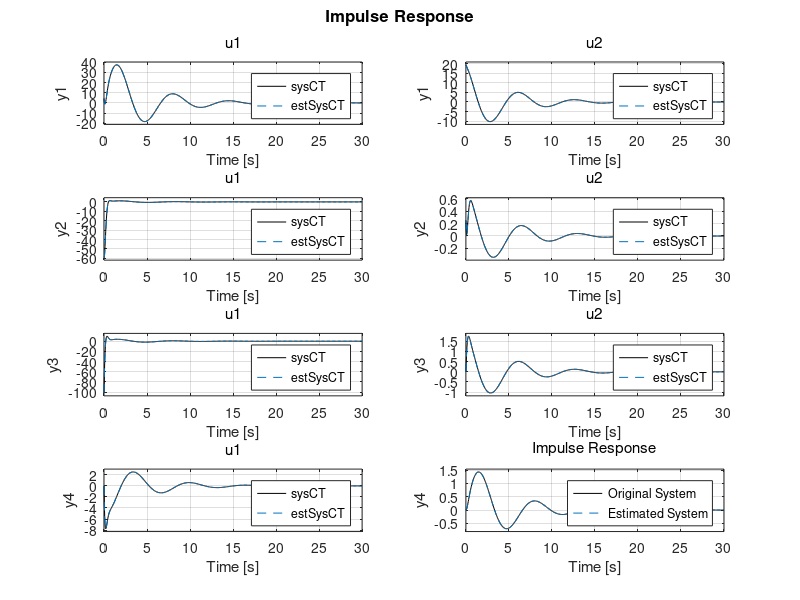
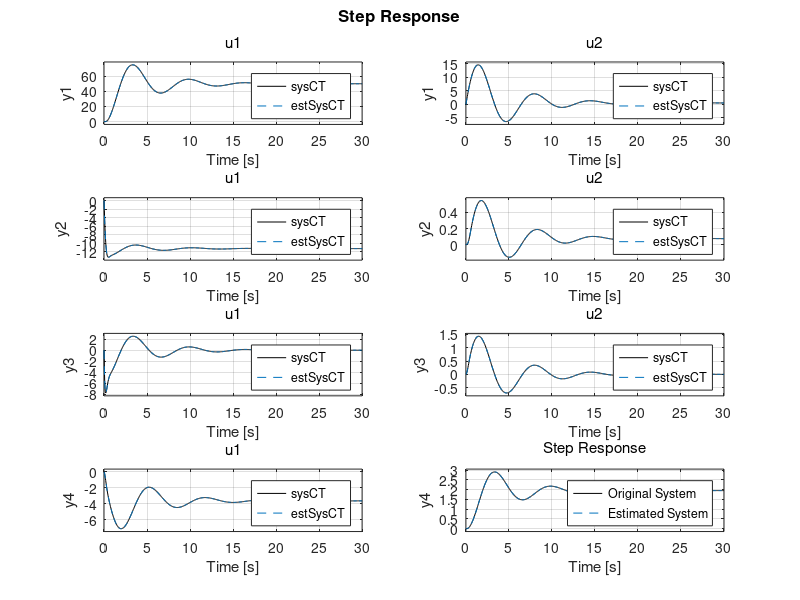

Here is the MATLAB script that generated these plots, in order: (Note: this script raises an error after producing the figures.)
close all
clear
clc

A = [[-0.59 0.92 0.61 -9.82]; [-0.23 -6.31 4.42 0.19]; [ 0.78 -5.59 -5.92 0]; [0 0 1 0]];
B = [[4.26 19.43 0.59 0.01 -0.92]; [-58.88 0.25 0.23 0.02 6.31]; [-101.91 0 -0.78 0 5.59]; [0 0 0 0 0]];
C = eye(4);
D = zeros(4, 5);

B_Real_Inputs = B(:,1:2);

m = 2;       % Inputs
p = 4;       % Outputs
N = 100;
dt = 1/40;   % 40 Hz sampling


%NOTE: impulse applies a unit-area impulse, meaning a pulse of height 1/Ts
%mult by dt to get a unit impulse of 1
sysCT = ss(A,B_Real_Inputs,C,0);
sysDT = c2d(sysCT,dt,'zoh'); % Could not get impulse function to work as I wanted in CT
Y = impulse(sysDT, N)*dt;


% gets the Markov param (2 inputs and 4 outputs) and puts
%them into blocks of (y1), y(2), ect.
for j = 1:m
    for k = 1:N-1
        G(:,j,k) = Y(k+1,:,j)';
    end
end

%Make the Hankel Matrix using the blocks of Markov param
r = 20; %rows (there will be 20 * p rows)
c = 20; %cols (there will be 20 * m cols)

for j = 1:r
    for k = 1:c
        H1(j*p-(p-1):j*p,k*m-(m-1):k*m) = G(:, :, j+k-1);
    end
end

%Shifted Hankel Matrix
for j = 1:r
    for k = 1:c
        H2(j*p-(p-1):j*p,k*m-(m-1):k*m) = G(:, :, j+k);
    end
end

for k = 1:m
    D_hat(:,k) = Y(1,:,k);
end

%SVD
[u,s,v] = svd(H1);
n = 4;
%truncated U, S and V matrix
ubar = (u(:,1:n)); 
sbar = s(1:n,1:n); 
vbar = v(:,1:n); 

%observability and controllability matrix 
O1 = ubar*sqrt(sbar);  
C1 = (vbar*sqrt(sbar))';  

%Estimate A from from H2, O1 and C1 
A_hat = pinv(O1)*H2*pinv(C1); 

%Estimate B and C from O1 and C1
B_hat = C1(:,1:m); 
C_hat = O1(1:p,:); 

%check poles
estSysDT = ss(A_hat, B_hat, C_hat, D_hat,dt);

estSysCT = d2c(estSysDT);

estPolesCT = pole(estSysCT);
OrigPolesCT = eig(A);

estPolesDT = eig(A_hat);
origPolesDT = pole(sysDT);

%Check bode plot DT
% figure
% bode(sysDT,'k',estSysDT,'r--');
% figure
% bode(sysCT,'k',estSysCT,'r--');

%check impulse response
figure;
impulse(sysCT,'black',estSysCT,'--');
grid on;
legend('Original System','Estimated System');
title('Impulse Response');

% Check Step Response
figure;
step(sysCT,'black',estSysCT,'--')
grid on
legend('Original System','Estimated System');
title('Step Response');

Pole_Information = [estPolesCT, OrigPolesCT];

Col = ["Estimated System Poles", "Black Box Poles"];
Row = ["Pole 1", "Pole 2", "Pole 3", "Pole 4"];
Table = array2table(Pole_Information, 'VariableNames', Col, 'RowNames', Row);
disp(Table)
